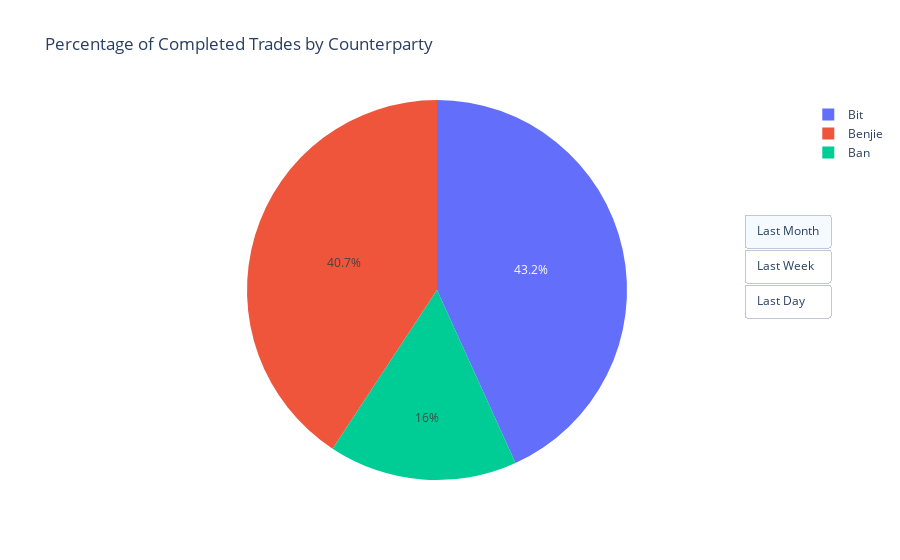

The cell this chart's notebook holds for it:
### Markdown cell above
# Visualization-pie chart-2

### Code cell
import numpy as np
import pandas as pd
import plotly.express as px

num_trades = 50
np.random.seed(0)

trade_data_pie = {
    'Fill Status': np.random.choice([np.nan, '10 mins'], size=num_trades),
    'Trade Sizes': np.random.randint(1, 100, size=num_trades),
    'Face Values': np.random.randint(100, 1000, size=num_trades),
    'Counterparty': np.random.choice(['Benjie', 'Ban', 'Bit'], size=num_trades),
    'Trader': np.random.choice(['Trader1', 'Trader2', 'Trader3'], size=num_trades),
    'Trade Date': pd.date_range('2023-01-01', periods=num_trades),
}

# Create a DataFrame
df_pie = pd.DataFrame(trade_data_pie)

# Filter only 'completed' and 'cancelled' orders
filtered_data_pie = df_pie[df_pie['Fill Status'].notnull()]

# Group trades by Counterparty and calculate total $FV for completed and non-completed trades
grouped_pie = filtered_data_pie.groupby('Counterparty').apply(
    lambda x: pd.Series({
        'Completed FV': (x[x['Fill Status'].notnull()]['Trade Sizes'] * x[x['Fill Status'].notnull()]['Face Values']).sum(),
        'Missed FV': (x[x['Fill Status'].isnull()]['Trade Sizes'] * x[x['Fill Status'].isnull()]['Face Values']).sum()
    })
)

# Calculate percentages for completed and missed trades
grouped_pie['Completed %'] = grouped_pie['Completed FV'] / grouped_pie['Completed FV'].sum() * 100
grouped_pie['Missed %'] = grouped_pie['Missed FV'] / grouped_pie['Missed FV'].sum() * 100

# Convert 'Trade Date' to datetime format
df_pie['Trade Date'] = pd.to_datetime(df_pie['Trade Date'])

# Create an interactive pie chart using Plotly
fig_pie = px.pie(grouped_pie, values='Completed %', names=grouped_pie.index, title='Percentage of Completed Trades by Counterparty')

# Define a custom hover template for the pie chart
hover_template_pie = '<b>%{label}</b><br>' \
                     'Completed FV: %{value:.2f}%<br>' \
                     'Trade Date: %{fullData.name|%Y-%m-%d}<br>' \
                     'Trader: %{fullData.name|%Y-%m-%d|%H:%M:%S}'

fig_pie.update_traces(hoverinfo='label+percent+name', hovertemplate=hover_template_pie)

# Add a slider for changing the time horizon
fig_pie.update_layout(
    updatemenus=[
        dict(
            type="buttons",
            x=1.05,
            y=0.7,
            buttons=[
                dict(label="Last Month", method="relayout", args=[{"xaxis.range[0]": pd.to_datetime('today') - pd.DateOffset(months=1), "xaxis.range[1]": pd.to_datetime('today')}]),
                dict(label="Last Week", method="relayout", args=[{"xaxis.range[0]": pd.to_datetime('today') - pd.DateOffset(weeks=1), "xaxis.range[1]": pd.to_datetime('today')}]),
                dict(label="Last Day", method="relayout", args=[{"xaxis.range[0]": pd.to_datetime('today') - pd.DateOffset(days=1), "xaxis.range[1]": pd.to_datetime('today')}]),
            ],
        )
    ]
)

fig_pie.show()

### Figure 1 — Plotly figure (JSON) as saved in the notebook; plotly's stock layout.template omitted (floating-point values rounded to 4 significant figures)
{"data": [{"domain": {"x": [0, 1], "y": [0, 1]}, "hoverinfo": "label+percent+name", "hovertemplate": "<b>%{label}</b><br>Completed FV: %{value:.2f}%<br>Trade Date: %{fullData.name|%Y-%m-%d}<br>Trader: %{fullData.name|%Y-%m-%d|%H:%M:%S}", "labels": ["Ban", "Benjie", "Bit"], "legendgroup": "", "name": "", "showlegend": true, "type": "pie", "values": [16.04, 40.74, 43.22]}], "layout": {"legend": {"tracegroupgap": 0}, "title": {"text": "Percentage of Completed Trades by Counterparty"}, "updatemenus": [{"buttons": [{"args": [{"xaxis.range[0]": "2023-12-10T16:56:36.612359", "xaxis.range[1]": "2024-01-10T16:56:36.612691"}], "label": "Last Month", "method": "relayout"}, {"args": [{"xaxis.range[0]": "2024-01-03T16:56:36.612780", "xaxis.range[1]": "2024-01-10T16:56:36.612946"}], "label": "Last Week", "method": "relayout"}, {"args": [{"xaxis.range[0]": "2024-01-09T16:56:36.613025", "xaxis.range[1]": "2024-01-10T16:56:36.613177"}], "label": "Last Day", "method": "relayout"}], "type": "buttons", "x": 1.05, "y": 0.7}]}}
